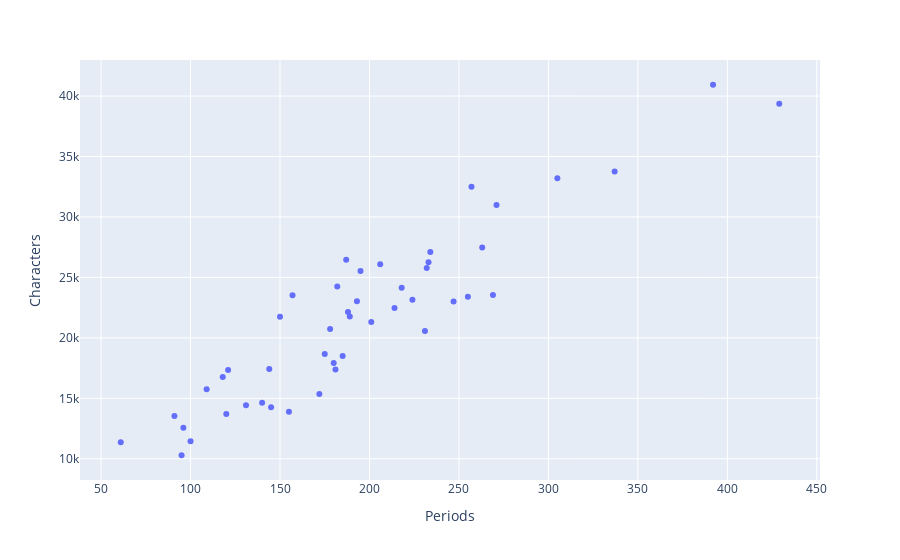

Source (notebook cell):
### Code cell
fig = px.scatter(lw, x = 'Periods', y = 'Characters')
fig.show()

### Figure 1 — Plotly figure (JSON) as saved in the notebook; plotly's stock layout.template omitted (floating-point values rounded to 4 significant figures)
{"data": [{"hovertemplate": "Periods=%{x}<br>Characters=%{y}<extra></extra>", "legendgroup": "", "marker": {"color": "#636efa", "symbol": "circle"}, "mode": "markers", "name": "", "orientation": "v", "showlegend": false, "x": [189, 188, 231, 195, 255, 140, 131, 214, 337, 185, 193, 429, 175, 180, 181, 172, 155, 144, 121, 145, 269, 120, 247, 182, 91, 150, 109, 271, 233, 218, 178, 224, 232, 257, 201, 100, 157, 206, 263, 61, 187, 118, 305, 95, 96, 234, 392], "xaxis": "x", "y": [21759, 22148, 20558, 25526, 23395, 14622, 14431, 22476, 33767, 18508, 23024, 39363, 18669, 17924, 17385, 15353, 13879, 17432, 17338, 14252, 23545, 13708, 23015, 24239, 13526, 21739, 15754, 30992, 26254, 24137, 20723, 23158, 25777, 32496, 21310, 11441, 23524, 26091, 27473, 11368, 26464, 16753, 33202, 10289, 12558, 27094, 40935], "yaxis": "y", "type": "scatter"}], "layout": {"xaxis": {"anchor": "y", "domain": [0, 1], "title": {"text": "Periods"}, "type": "linear", "range": [38.59, 451.4], "autorange": true}, "yaxis": {"anchor": "x", "domain": [0, 1], "title": {"text": "Characters"}, "type": "linear", "range": [7916.0, 43310.0], "autorange": true}, "legend": {"tracegroupgap": 0}, "margin": {"t": 60}, "autosize": true}}
